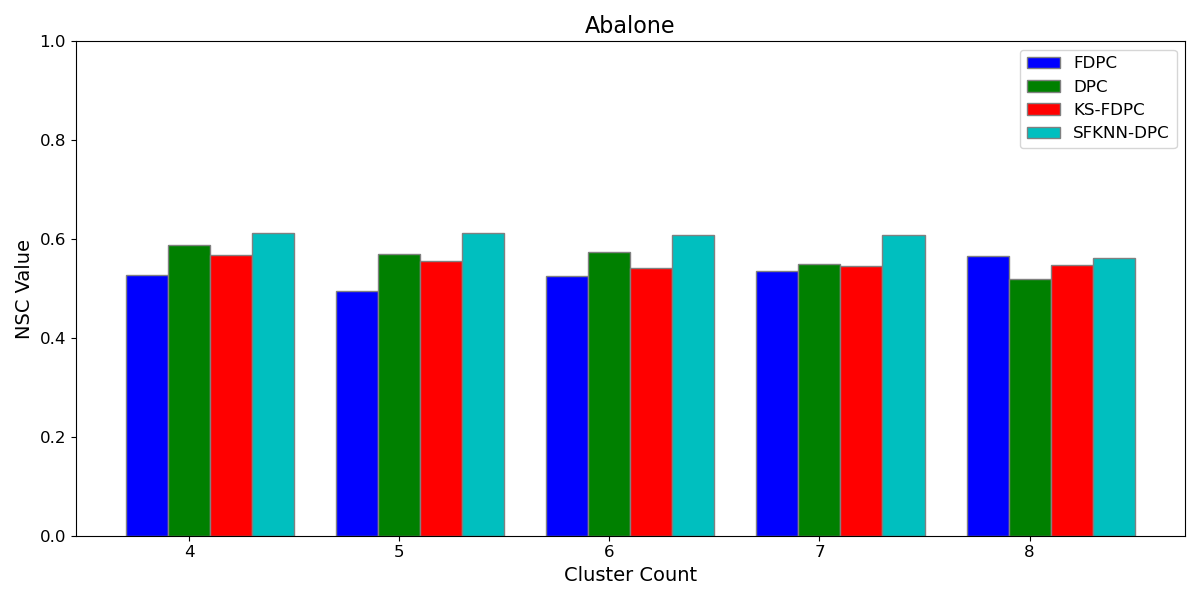
#> input picture mesure/plot/imgs/sc/Abalone.png, 1200 x 600 px
$ python splice_2_3.py
#> lines starting #> are read from the running program, lines starting #| are printed output that depends on the picture
import matplotlib.pyplot as plt
import matplotlib.image as mpimg

# [9 lines of commented-out code are left out]
abalone_img = mpimg.imread('./imgs/sc/Abalone.png')
#> abalone_img is the input picture: shape (600, 1200, 3) float32; mean R, G, B 0.746, 0.772, 0.806
adult_img = mpimg.imread('./imgs/sc/Adult.png')
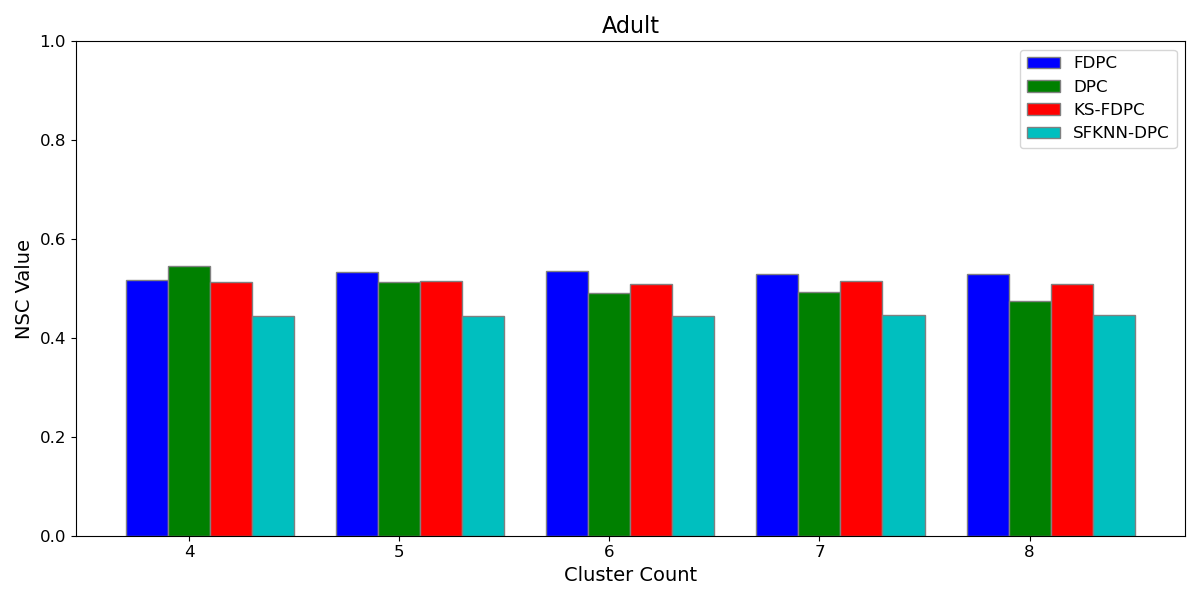
#> input picture mesure/plot/imgs/sc/Adult.png, 1200 x 600 px
#> adult_img is the input picture: shape (600, 1200, 3) float32; mean R, G, B 0.777, 0.788, 0.826
hcvdat0_img = mpimg.imread('./imgs/sc/Hcvdat0.png')
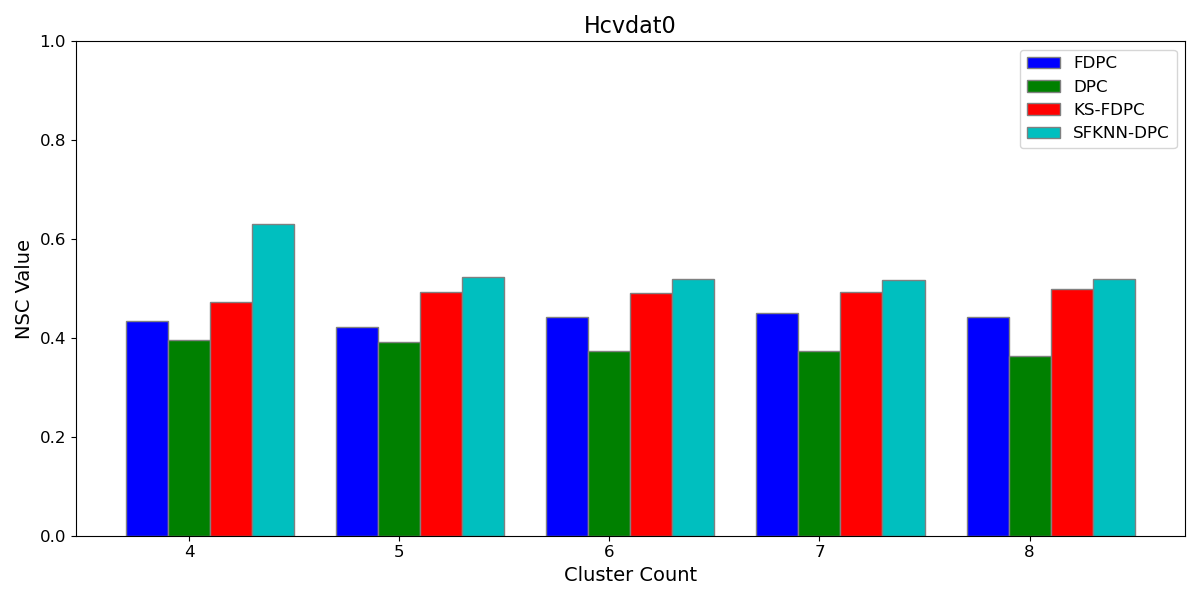
#> input picture mesure/plot/imgs/sc/Hcvdat0.png, 1200 x 600 px
#> hcvdat0_img is the input picture: shape (600, 1200, 3) float32; mean R, G, B 0.793, 0.809, 0.843
obesity_img = mpimg.imread('./imgs/sc/Obesity.png')
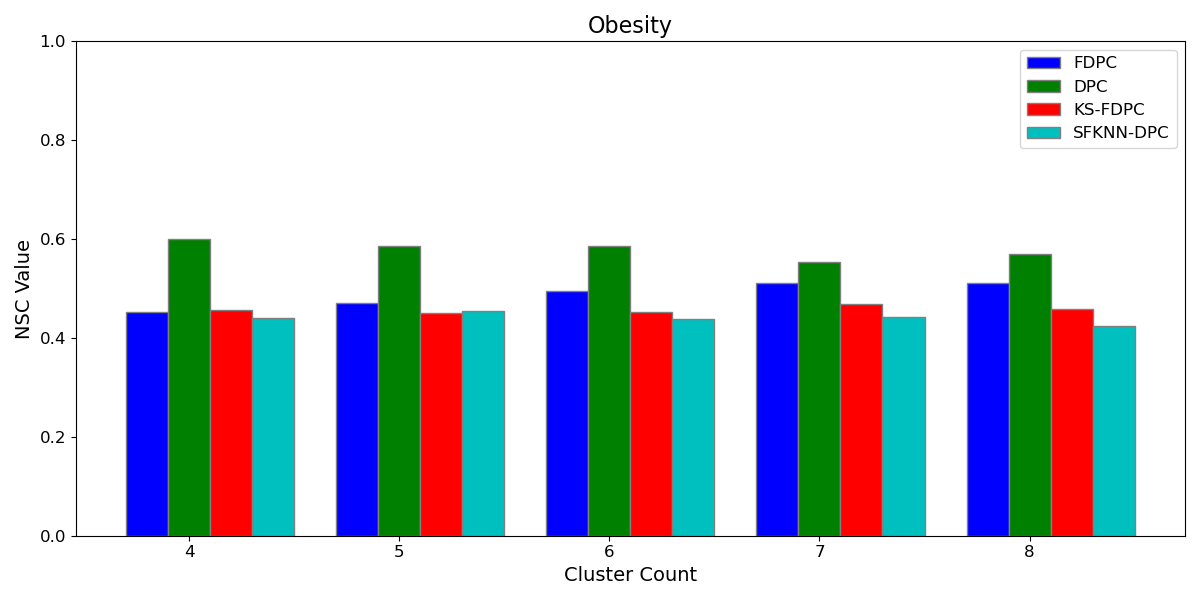
#> input picture mesure/plot/imgs/sc/Obesity.png, 1200 x 600 px
#> obesity_img is the input picture: shape (600, 1200, 3) float32; mean R, G, B 0.773, 0.796, 0.823
room_img = mpimg.imread('./imgs/sc/Room.png')
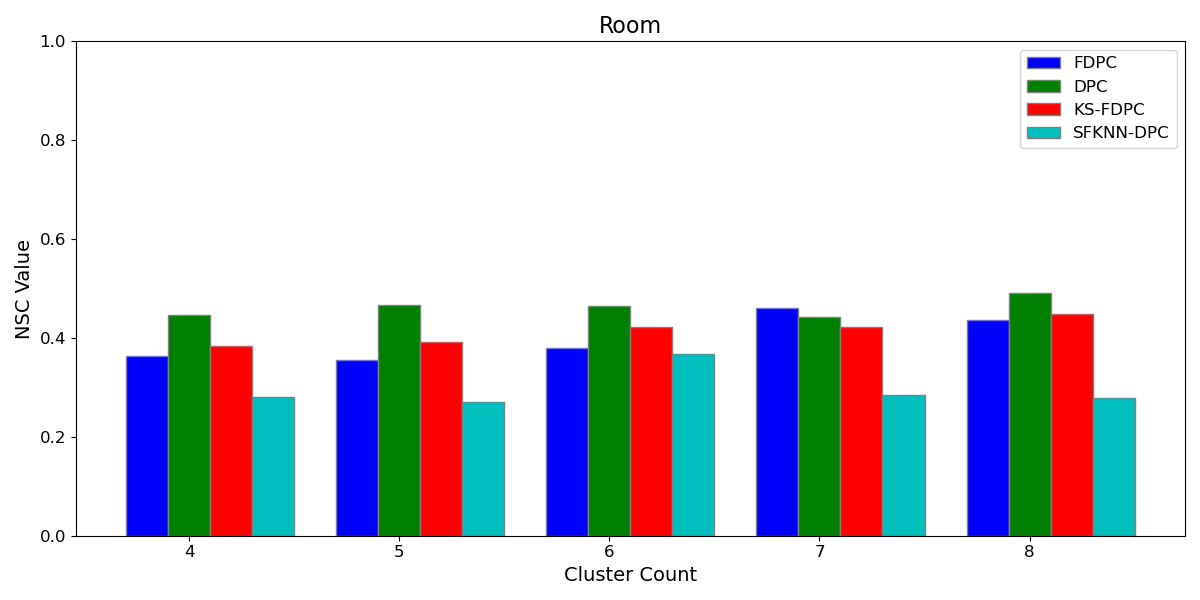
#> input picture mesure/plot/imgs/sc/Room.png, 1200 x 600 px
#> room_img is the input picture: shape (600, 1200, 3) float32; mean R, G, B 0.823, 0.829, 0.852
whosale_img = mpimg.imread('./imgs/sc/Wholesale.png')
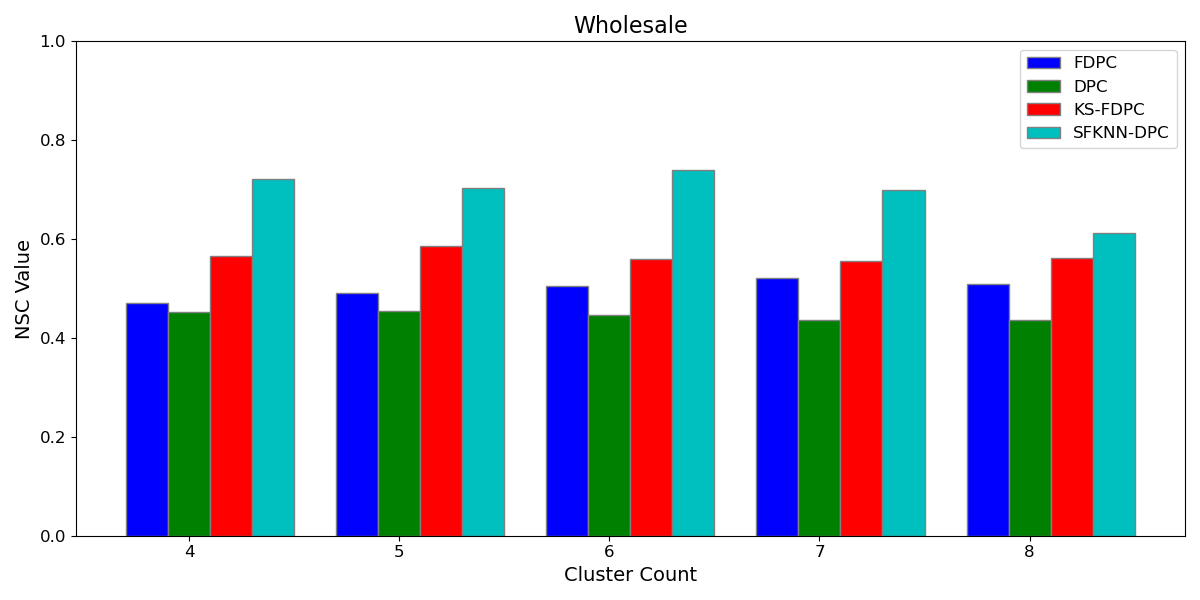
#> input picture mesure/plot/imgs/sc/Wholesale.png, 1200 x 600 px
#> whosale_img is the input picture: shape (600, 1200, 3) float32; mean R, G, B 0.753, 0.778, 0.817

# Create a figure to arrange the subplots
fig, axs = plt.subplots(3, 2, figsize=(15, 10))

# Add images to the subplots
axs[0, 0].imshow(abalone_img)
axs[0, 0].axis('off')
# axs[0, 0].set_title('Abalone')

axs[0, 1].imshow(adult_img)
axs[0, 1].axis('off')
# axs[0, 1].set_title('Adult')

axs[1, 0].imshow(hcvdat0_img)
axs[1, 0].axis('off')
# axs[1, 0].set_title('Hcvdat0')

axs[1, 1].imshow(obesity_img)
axs[1, 1].axis('off')
# axs[1, 1].set_title('Obesity')

axs[2, 0].imshow(room_img)
axs[2, 0].axis('off')
# axs[2, 0].set_title('Room')

axs[2, 1].imshow(whosale_img)
axs[2, 1].axis('off')
# axs[2, 1].set_title('Wholesale')

plt.subplots_adjust(left=0.21, right=0.35,
                    top=0.96, bottom=0.95,
                    hspace=0.1, wspace=0.9)

plt.tight_layout(pad=0)  # Removed padding
plt.savefig('combined_image.png')
plt.show()
